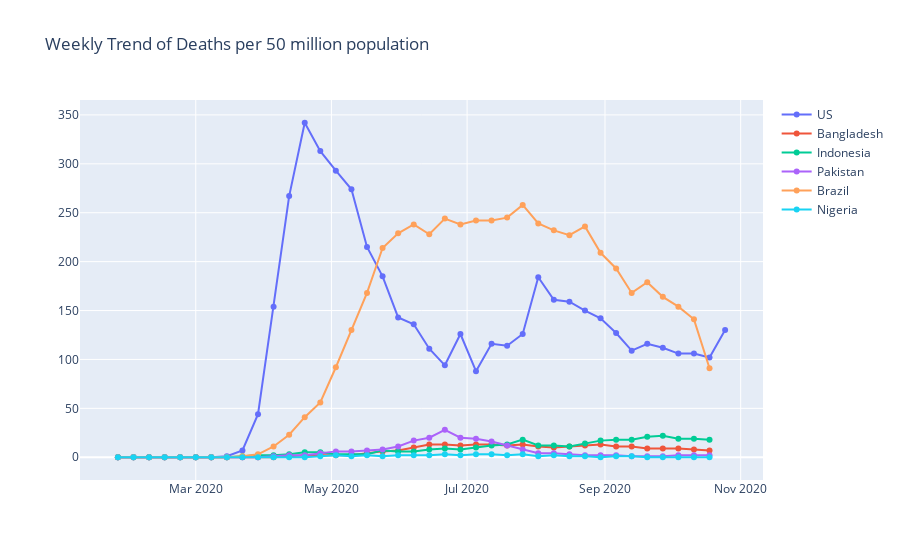

The code cell stored with this chart in its notebook:
### Code cell
trace0 = go.Scatter(x=WeeklyUS_deaths.index, y=WeeklyUS_deaths["UnitedStates"], 
                    name="US", 
                    mode="lines+markers") 

trace1 = go.Scatter(x=WeeklyCountries_deaths.index, y=WeeklyCountries_deaths["Bangladesh"], 
                    name="Bangladesh", 
                    mode="lines+markers")  

trace2 = go.Scatter(x=WeeklyCountries_deaths.index, y=WeeklyCountries_deaths["Indonesia"], 
                    name="Indonesia", 
                    mode="lines+markers") 

trace3 = go.Scatter(x=WeeklyCountries_deaths.index, y=WeeklyCountries_deaths["Pakistan"], 
                    name="Pakistan", 
                    mode="lines+markers") 

trace4 = go.Scatter(x=WeeklyCountries_deaths.index, y=WeeklyCountries_deaths["Brazil"], 
                    name="Brazil", 
                    mode="lines+markers") 

trace5 = go.Scatter(x=WeeklyCountries_deaths.index, y=WeeklyCountries_deaths["Nigeria"], 
                    name="Nigeria", 
                    mode="lines+markers")

mydata = go.Data([trace0, trace1,trace2, trace3,trace4,trace5])

mylayout = go.Layout(
    title="Weekly Trend of Deaths per 50 million population"
)

fig4 = go.Figure(data=mydata, layout=mylayout)

plotly.offline.iplot(fig4, filename = '')

fig4.write_image("images/WeeklyTrend_NewDeaths_Countries,.png")
